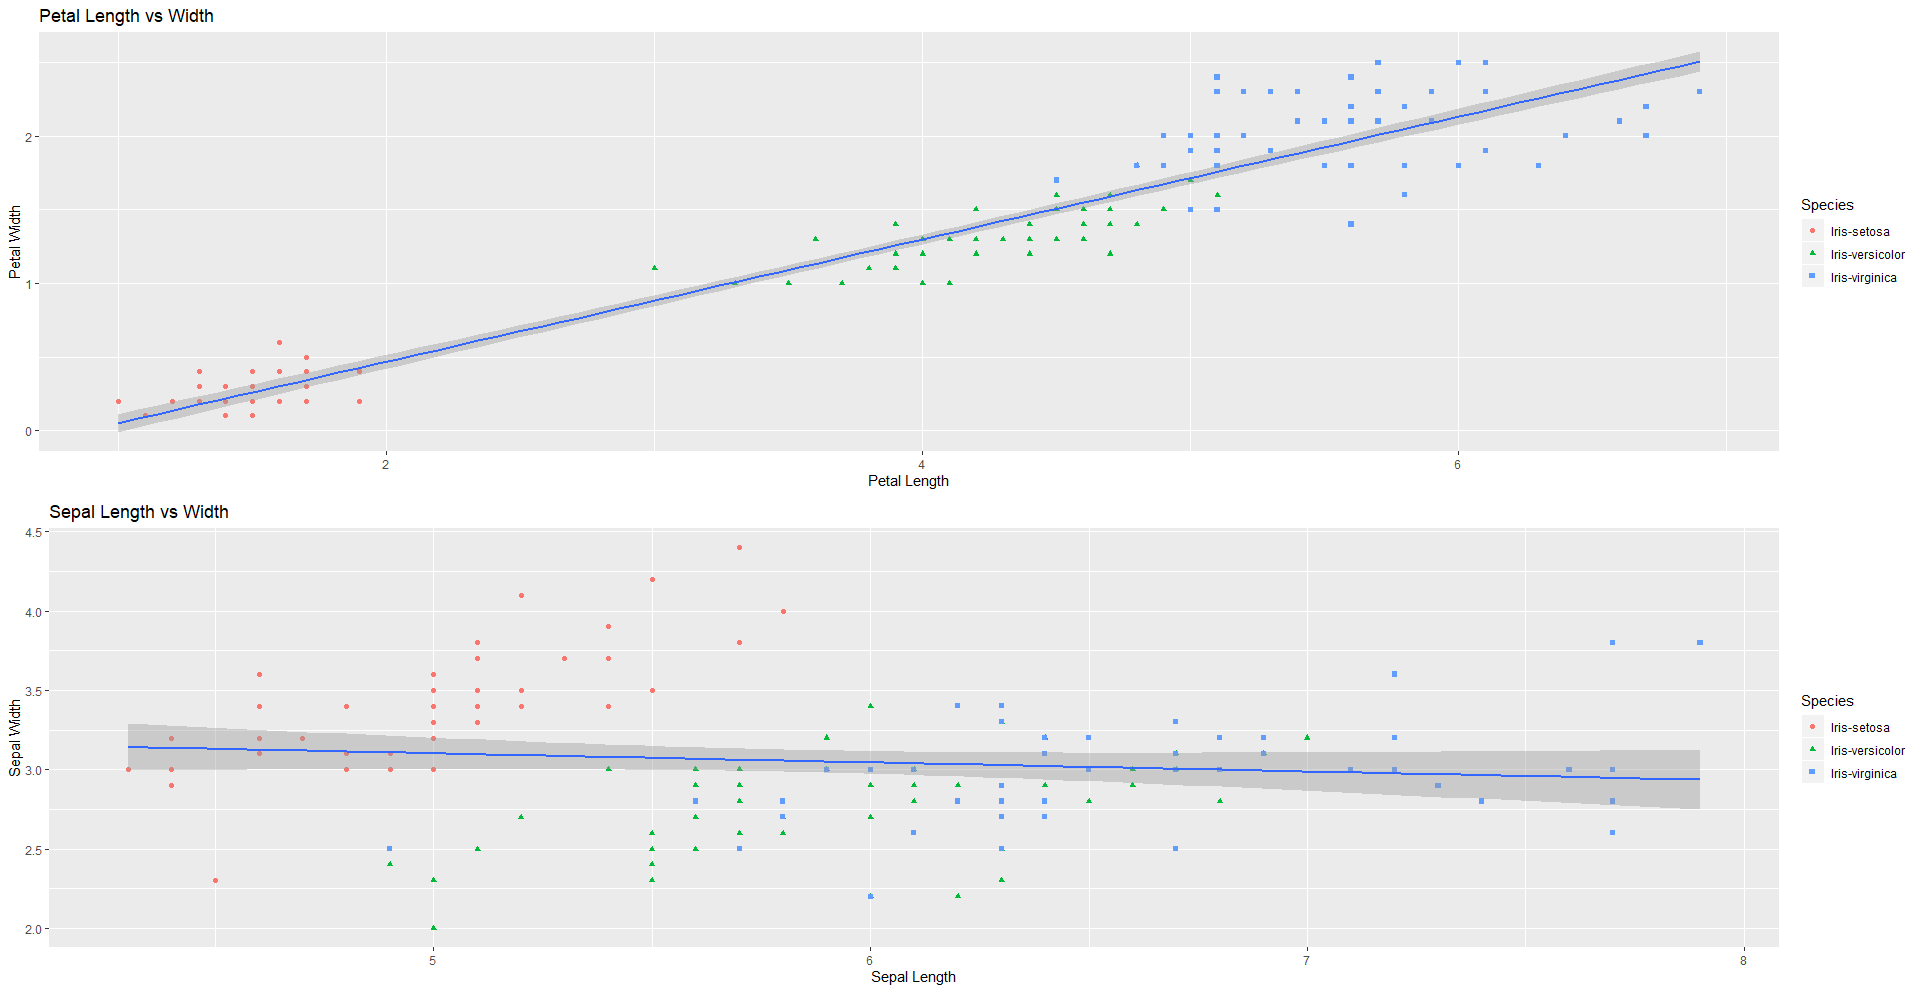

Here is the R script that generated this plot:
# Scatterplots

# Petal Length vs Petal Width

scatter_petal <- ggplot(data = iris_ds, aes(x = PetalLengthCm, y = PetalWidthCm)) +
                  xlab("Petal Length") +
                  ylab("Petal Width") +
                  geom_point(aes(color = Species, shape = Species)) +
                  # adding regression line with 95% confidence band
                  geom_smooth(method = 'lm') +
                  ggtitle("Petal Length vs Width")

# Sepal Length vs Sepal Width

scatter_sepal <- ggplot(data = iris_ds, aes(x = SepalLengthCm, y = SepalWidthCm)) + 
                  xlab("Sepal Length") +
                  ylab("Sepal Width") +
                  geom_point(aes(color = Species, shape = Species)) +
                  # adding regression line with 95% confidence band
                  geom_smooth(method = 'lm') + 
                  ggtitle("Sepal Length vs Width")

grid.arrange(scatter_petal, scatter_sepal)

# Observations from Plots
# 1. The petal length of the setosa is clearly a differenciated cluster so it will be a good predictor for ML. 
# 2. The sepal of the Virginica and Versicolor species are mixed, so this feature might not be a good predictor.
